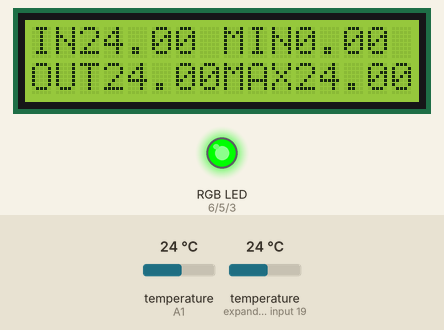
Simulated run of this sketch. Board: Arduino Uno, built with avr-gcc and run on an emulated ATmega328P. Parts: 16×2 character LCD, an RGB LED mixed from three pins (HIGH = lit). Inputs (shaded band) come from the test bench; at power-on: temperature (sensors on A1, expander input 19) 24 °C.

Above: at 2.2 s.
2.3 s: temperature (sensor on A1) set to 25.6 °C
At 3.9 s:
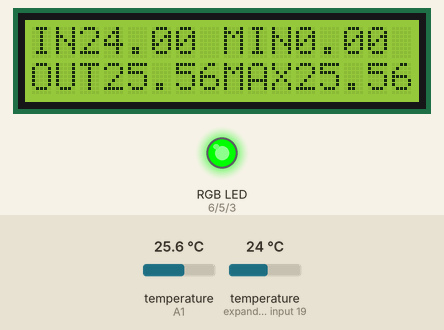
4.2 s: temperature (sensor on A1) set to 26.3 °C
At 4.7 s:
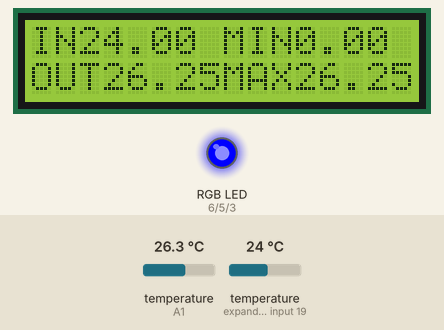
5.8 s: temperature (sensor on A1) set to 27.7 °C
At 6.5 s:
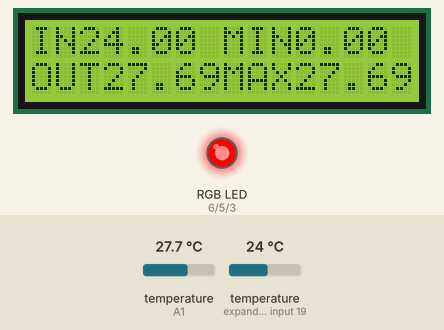
7.4 s: temperature (sensor on expander input 19) set to 12 °C
At 8.3 s:
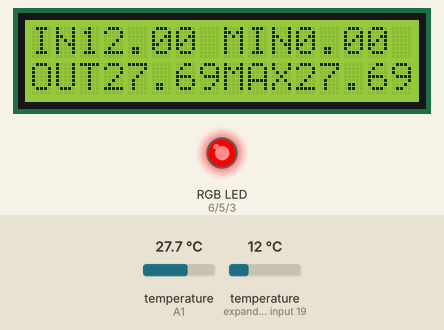
9.0 s: temperature (sensor on expander input 19) set to 19 °C
At 10.1 s:
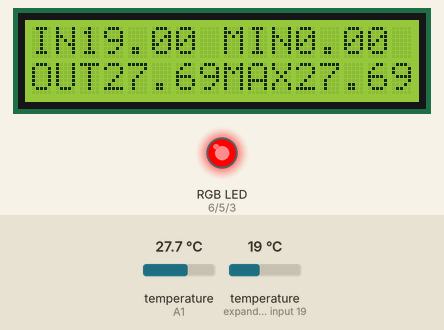
10.6 s: temperature (sensor on expander input 19) set to 28 °C
At 11.9 s:
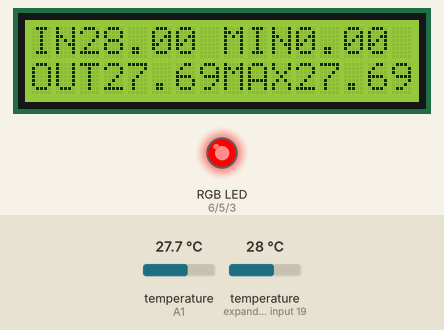
Timing chart, 0 to 13.2 s (numbered marks = the images above; inputs shaded):
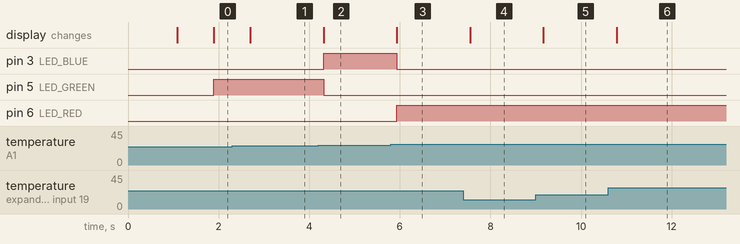

The sketch:

1.ino
```cpp
#include <Wire.h>
#include <LiquidCrystal_I2C.h>
#include <OneWire.h>
#include <DallasTemperature.h>

LiquidCrystal_I2C lcd(0x27, 16, 2);

OneWire oneWire(A1);
DallasTemperature tempSensors(&oneWire);

#define LED_RED 6
#define LED_GREEN 5
#define LED_BLUE 3
int led[] = {LED_RED, LED_GREEN, LED_BLUE};

void initRGB() {
    pinMode(LED_RED, OUTPUT);
    digitalWrite(LED_RED, LOW);

    pinMode(LED_GREEN, OUTPUT);
    digitalWrite(LED_GREEN, LOW);

    pinMode(LED_BLUE, OUTPUT);
    digitalWrite(LED_BLUE, LOW);
}

void initLCD()
{
  	lcd.init();
    lcd.backlight();
  	lcd.print("ZAD 1");
  	delay(1000);
}

void setup()
{
    initRGB();
  	initLCD();
    tempSensors.begin();
    lcd.clear();
}

float tempIn = 0;
float tempOut = 0;
float tempMax = tempOut;
float tempMin = tempOut;

void getTemperature() {
    tempSensors.requestTemperatures();
    tempIn = tempSensors.getTempCByIndex(1);
    tempOut = tempSensors.getTempCByIndex(0);

    if (tempOut >= tempMax) {
        tempMax = tempOut;
    }
    if (tempOut <= tempMin) {
        tempMin = tempOut;
    }
}

void displayTemperatures()
{
    char buffer[40];
    sprintf(buffer, "IN%4s", String(tempIn, 2).c_str());
    lcd.setCursor(0, 0);
    lcd.print(buffer);

    sprintf(buffer, "OUT%4s", String(tempOut, 2).c_str());
    lcd.setCursor(0, 1);
    lcd.print(buffer);

    sprintf(buffer, "MIN%4s", String(tempMin, 2).c_str());
    lcd.setCursor(8, 0);
    lcd.print(buffer);

    sprintf(buffer, "MAX%4s", String(tempMax, 2).c_str());
    lcd.setCursor(8, 1);
    lcd.print(buffer);
}

void loop()
{
    getTemperature();
    displayTemperatures();

    if(tempOut< 26.0) {
        digitalWrite(LED_BLUE, LOW);
        digitalWrite(LED_GREEN, HIGH);
        digitalWrite(LED_RED, LOW);
    }
    else if (tempOut >= 26.0 && tempOut <=27.0){
        digitalWrite(LED_BLUE, HIGH);
        digitalWrite(LED_GREEN, LOW);
        digitalWrite(LED_RED, LOW);
    }
    else{
        digitalWrite(LED_BLUE, LOW);
        digitalWrite(LED_GREEN, LOW);
        digitalWrite(LED_RED, HIGH);
    }
}
```

Measured:
- the behaviour switches between 25.9 and 26 °C on temperature (sensor on A1) (found by bisection; images 1 and 2)
- the behaviour switches between 27 and 27.1 °C on temperature (sensor on A1) (found by bisection; images 2 and 3)
- after the input at 2.3 s, the display: changes after 0.40 s (image 1)
- after the input at 4.2 s, pin 3 (LED_BLUE): LOW → HIGH after 0.12 s; pin 5 (LED_GREEN): HIGH → LOW after 0.12 s; the display: changes after 0.12 s (image 2)
- after the input at 5.8 s, pin 3 (LED_BLUE): HIGH → LOW after 0.14 s; pin 6 (LED_RED): LOW → HIGH after 0.14 s; the display: changes after 0.14 s (image 3)
- after the input at 7.4 s, the display: changes after 0.15 s (image 4)
- after the input at 9.0 s, the display: changes after 0.17 s (image 5)
- after the input at 10.6 s, the display: changes after 0.18 s (image 6)
